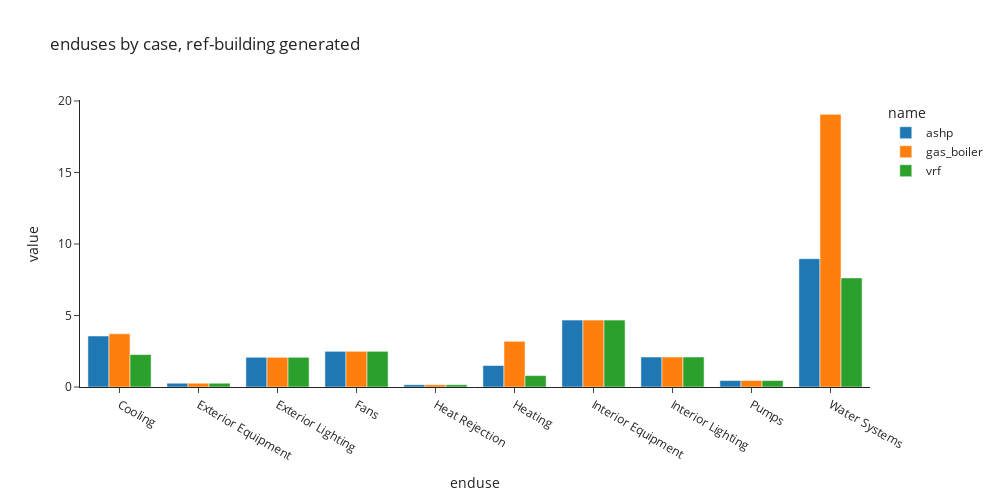

This figure's notebook cell:
### Code cell
enduse_dict = {e[0]: e[1]['enduses_per_sf'] for e in enduses}
enduse_df_list = []
for k, v in enduse_dict.items():
    df = pd.DataFrame(v)
    df['name'] = k
    enduse_df_list.append(df)

enduse_df = pd.concat(enduse_df_list)
enduse_df['cat'] = enduse_df['enduse'] + '-' + enduse_df['subcategory']
enduse_df_piv = pd.pivot_table(enduse_df, columns='name', values='kbtu_per_sf', index='enduse')
enduse_df_piv.sum()
px.bar(enduse_df_piv, barmode='group', template='simple_white', width=1000, height=500, title = 'enduses by case, ref-building generated')

### Figure 1 — Plotly figure (JSON) as saved in the notebook; plotly's stock layout.template omitted (floating-point values rounded to 4 significant figures)
{"data": [{"alignmentgroup": "True", "hovertemplate": "name=ashp<br>enduse=%{x}<br>value=%{y}<extra></extra>", "legendgroup": "ashp", "marker": {"color": "#1F77B4", "pattern": {"shape": ""}}, "name": "ashp", "offsetgroup": "ashp", "orientation": "v", "showlegend": true, "textposition": "auto", "type": "bar", "x": ["Cooling", "Exterior Equipment", "Exterior Lighting", "Fans", "Heat Rejection", "Heating", "Interior Equipment", "Interior Lighting", "Pumps", "Water Systems"], "xaxis": "x", "y": [3.566, 0.2638, 2.077, 2.495, 0.1583, 1.502, 4.677, 2.096, 0.4531, 8.972], "yaxis": "y"}, {"alignmentgroup": "True", "hovertemplate": "name=gas_boiler<br>enduse=%{x}<br>value=%{y}<extra></extra>", "legendgroup": "gas_boiler", "marker": {"color": "#FF7F0E", "pattern": {"shape": ""}}, "name": "gas_boiler", "offsetgroup": "gas_boiler", "orientation": "v", "showlegend": true, "textposition": "auto", "type": "bar", "x": ["Cooling", "Exterior Equipment", "Exterior Lighting", "Fans", "Heat Rejection", "Heating", "Interior Equipment", "Interior Lighting", "Pumps", "Water Systems"], "xaxis": "x", "y": [3.719, 0.2638, 2.077, 2.495, 0.1583, 3.191, 4.677, 2.096, 0.4531, 19.07], "yaxis": "y"}, {"alignmentgroup": "True", "hovertemplate": "name=vrf<br>enduse=%{x}<br>value=%{y}<extra></extra>", "legendgroup": "vrf", "marker": {"color": "#2CA02C", "pattern": {"shape": ""}}, "name": "vrf", "offsetgroup": "vrf", "orientation": "v", "showlegend": true, "textposition": "auto", "type": "bar", "x": ["Cooling", "Exterior Equipment", "Exterior Lighting", "Fans", "Heat Rejection", "Heating", "Interior Equipment", "Interior Lighting", "Pumps", "Water Systems"], "xaxis": "x", "y": [2.269, 0.2638, 2.077, 2.495, 0.1583, 0.7978, 4.677, 2.096, 0.4531, 7.626], "yaxis": "y"}], "layout": {"barmode": "group", "height": 500, "legend": {"title": {"text": "name"}, "tracegroupgap": 0}, "title": {"text": "enduses by case, ref-building generated"}, "width": 1000, "xaxis": {"anchor": "y", "domain": [0, 1], "title": {"text": "enduse"}}, "yaxis": {"anchor": "x", "domain": [0, 1], "title": {"text": "value"}}}}
